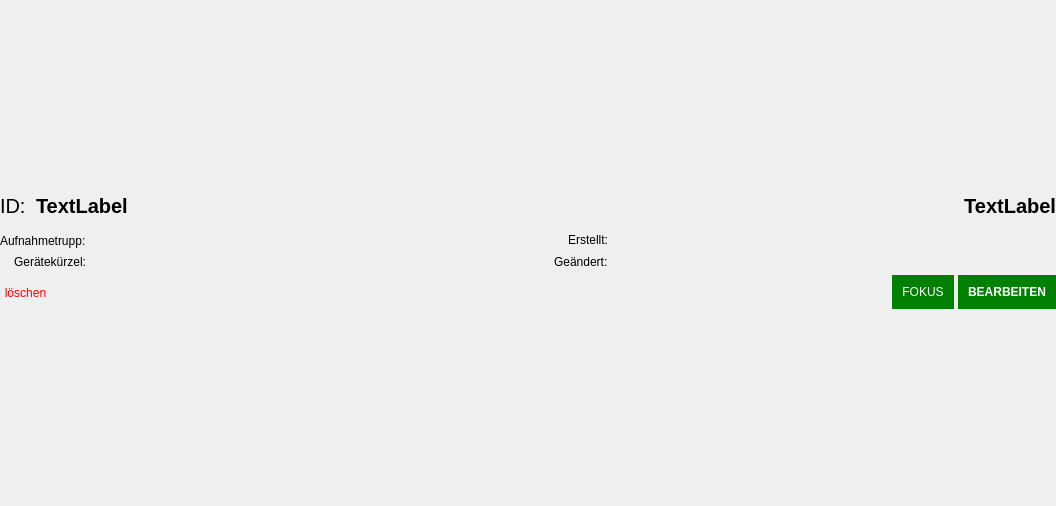
<?xml version="1.0" encoding="UTF-8"?>
<ui version="4.0">
 <class>widget</class>
 <widget class="QWidget" name="widget">
  <property name="geometry">
   <rect>
    <x>0</x>
    <y>0</y>
    <width>1056</width>
    <height>506</height>
   </rect>
  </property>
  <property name="sizePolicy">
   <sizepolicy hsizetype="Preferred" vsizetype="Fixed">
    <horstretch>0</horstretch>
    <verstretch>0</verstretch>
   </sizepolicy>
  </property>
  <property name="windowTitle">
   <string>Form</string>
  </property>
  <property name="styleSheet">
   <string notr="true"/>
  </property>
  <layout class="QGridLayout" name="gridLayout">
   <property name="sizeConstraint">
    <enum>QLayout::SetMinimumSize</enum>
   </property>
   <property name="leftMargin">
    <number>0</number>
   </property>
   <property name="topMargin">
    <number>0</number>
   </property>
   <property name="rightMargin">
    <number>0</number>
   </property>
   <property name="bottomMargin">
    <number>0</number>
   </property>
   <item row="2" column="0">
    <widget class="QFrame" name="lfbItemFrame">
     <property name="sizePolicy">
      <sizepolicy hsizetype="Preferred" vsizetype="Fixed">
       <horstretch>0</horstretch>
       <verstretch>0</verstretch>
      </sizepolicy>
     </property>
     <layout class="QVBoxLayout" name="verticalLayout_2">
      <property name="spacing">
       <number>4</number>
      </property>
      <property name="leftMargin">
       <number>0</number>
      </property>
      <property name="topMargin">
       <number>0</number>
      </property>
      <property name="rightMargin">
       <number>0</number>
      </property>
      <property name="bottomMargin">
       <number>0</number>
      </property>
      <item>
       <layout class="QHBoxLayout" name="horizontalLayout_3">
        <property name="spacing">
         <number>10</number>
        </property>
        <property name="topMargin">
         <number>0</number>
        </property>
        <property name="bottomMargin">
         <number>0</number>
        </property>
        <item>
         <widget class="QLabel" name="label_3">
          <property name="sizePolicy">
           <sizepolicy hsizetype="Fixed" vsizetype="Preferred">
            <horstretch>0</horstretch>
            <verstretch>0</verstretch>
           </sizepolicy>
          </property>
          <property name="font">
           <font>
            <pointsize>15</pointsize>
            <weight>50</weight>
            <bold>false</bold>
           </font>
          </property>
          <property name="text">
           <string>ID:</string>
          </property>
         </widget>
        </item>
        <item>
         <widget class="QLabel" name="lfbItemIdLabel">
          <property name="font">
           <font>
            <pointsize>15</pointsize>
            <weight>75</weight>
            <bold>true</bold>
           </font>
          </property>
          <property name="text">
           <string>TextLabel</string>
          </property>
         </widget>
        </item>
        <item>
         <spacer name="horizontalSpacer_2">
          <property name="orientation">
           <enum>Qt::Horizontal</enum>
          </property>
          <property name="sizeHint" stdset="0">
           <size>
            <width>40</width>
            <height>20</height>
           </size>
          </property>
         </spacer>
        </item>
        <item>
         <widget class="QLabel" name="lfbItemTypeLabel">
          <property name="sizePolicy">
           <sizepolicy hsizetype="Fixed" vsizetype="Fixed">
            <horstretch>0</horstretch>
            <verstretch>0</verstretch>
           </sizepolicy>
          </property>
          <property name="font">
           <font>
            <pointsize>15</pointsize>
            <weight>75</weight>
            <bold>true</bold>
           </font>
          </property>
          <property name="text">
           <string>TextLabel</string>
          </property>
          <property name="alignment">
           <set>Qt::AlignRight|Qt::AlignTrailing|Qt::AlignVCenter</set>
          </property>
         </widget>
        </item>
       </layout>
      </item>
      <item>
       <layout class="QGridLayout" name="gridLayout_2">
        <property name="topMargin">
         <number>10</number>
        </property>
        <property name="horizontalSpacing">
         <number>20</number>
        </property>
        <item row="0" column="2">
         <widget class="QLabel" name="label_4">
          <property name="sizePolicy">
           <sizepolicy hsizetype="Preferred" vsizetype="Fixed">
            <horstretch>0</horstretch>
            <verstretch>0</verstretch>
           </sizepolicy>
          </property>
          <property name="text">
           <string>Erstellt:</string>
          </property>
          <property name="alignment">
           <set>Qt::AlignRight|Qt::AlignTrailing|Qt::AlignVCenter</set>
          </property>
         </widget>
        </item>
        <item row="1" column="2">
         <widget class="QLabel" name="label">
          <property name="sizePolicy">
           <sizepolicy hsizetype="Fixed" vsizetype="Preferred">
            <horstretch>0</horstretch>
            <verstretch>0</verstretch>
           </sizepolicy>
          </property>
          <property name="text">
           <string>Geändert:</string>
          </property>
         </widget>
        </item>
        <item row="1" column="0">
         <widget class="QLabel" name="label_5">
          <property name="sizePolicy">
           <sizepolicy hsizetype="Preferred" vsizetype="Preferred">
            <horstretch>0</horstretch>
            <verstretch>0</verstretch>
           </sizepolicy>
          </property>
          <property name="text">
           <string>Gerätekürzel:</string>
          </property>
          <property name="alignment">
           <set>Qt::AlignRight|Qt::AlignTrailing|Qt::AlignVCenter</set>
          </property>
         </widget>
        </item>
        <item row="1" column="3">
         <widget class="QLabel" name="lfbDraftModifiedByBtn">
          <property name="font">
           <font>
            <pointsize>11</pointsize>
            <weight>75</weight>
            <bold>true</bold>
           </font>
          </property>
          <property name="text">
           <string/>
          </property>
         </widget>
        </item>
        <item row="1" column="1">
         <widget class="QLabel" name="lfbDraftAufnahmegeraetLabel">
          <property name="font">
           <font>
            <weight>75</weight>
            <bold>true</bold>
           </font>
          </property>
          <property name="text">
           <string/>
          </property>
         </widget>
        </item>
        <item row="0" column="0">
         <widget class="QLabel" name="label_2">
          <property name="sizePolicy">
           <sizepolicy hsizetype="Fixed" vsizetype="Preferred">
            <horstretch>0</horstretch>
            <verstretch>0</verstretch>
           </sizepolicy>
          </property>
          <property name="text">
           <string>Aufnahmetrupp:</string>
          </property>
         </widget>
        </item>
        <item row="0" column="1">
         <widget class="QLabel" name="lfbDraftAufnahmetruppLabel">
          <property name="font">
           <font>
            <pointsize>11</pointsize>
            <weight>75</weight>
            <bold>true</bold>
           </font>
          </property>
          <property name="text">
           <string/>
          </property>
         </widget>
        </item>
        <item row="0" column="3">
         <widget class="QLabel" name="lfbDraftModifiedBtn">
          <property name="sizePolicy">
           <sizepolicy hsizetype="Preferred" vsizetype="Preferred">
            <horstretch>0</horstretch>
            <verstretch>0</verstretch>
           </sizepolicy>
          </property>
          <property name="font">
           <font>
            <pointsize>11</pointsize>
            <weight>75</weight>
            <bold>true</bold>
           </font>
          </property>
          <property name="text">
           <string/>
          </property>
         </widget>
        </item>
       </layout>
      </item>
      <item>
       <layout class="QHBoxLayout" name="horizontalLayout_2">
        <property name="topMargin">
         <number>0</number>
        </property>
        <item>
         <widget class="QToolButton" name="lfbDraftIconRemoveBtn">
          <property name="cursor">
           <cursorShape>PointingHandCursor</cursorShape>
          </property>
          <property name="styleSheet">
           <string notr="true">color: red;
padding:10px 0;
border: none;
border-radius: 5px;</string>
          </property>
          <property name="text">
           <string>löschen</string>
          </property>
         </widget>
        </item>
        <item>
         <spacer name="horizontalSpacer">
          <property name="orientation">
           <enum>Qt::Horizontal</enum>
          </property>
          <property name="sizeHint" stdset="0">
           <size>
            <width>40</width>
            <height>20</height>
           </size>
          </property>
         </spacer>
        </item>
        <item>
         <widget class="QPushButton" name="lfbFocusBtn">
          <property name="sizePolicy">
           <sizepolicy hsizetype="Fixed" vsizetype="Fixed">
            <horstretch>0</horstretch>
            <verstretch>0</verstretch>
           </sizepolicy>
          </property>
          <property name="cursor">
           <cursorShape>PointingHandCursor</cursorShape>
          </property>
          <property name="styleSheet">
           <string notr="true">background-color: green;
padding:10px;
border: none;
color: white;</string>
          </property>
          <property name="text">
           <string>FOKUS</string>
          </property>
         </widget>
        </item>
        <item>
         <widget class="QPushButton" name="lfbDraftIconBtn">
          <property name="sizePolicy">
           <sizepolicy hsizetype="Fixed" vsizetype="Fixed">
            <horstretch>0</horstretch>
            <verstretch>0</verstretch>
           </sizepolicy>
          </property>
          <property name="font">
           <font>
            <weight>75</weight>
            <bold>true</bold>
           </font>
          </property>
          <property name="cursor">
           <cursorShape>PointingHandCursor</cursorShape>
          </property>
          <property name="styleSheet">
           <string notr="true">background-color: green;
padding:10px;
border: none;
color: white;</string>
          </property>
          <property name="text">
           <string>BEARBEITEN</string>
          </property>
         </widget>
        </item>
       </layout>
      </item>
     </layout>
    </widget>
   </item>
  </layout>
 </widget>
 <resources/>
 <connections/>
</ui>
